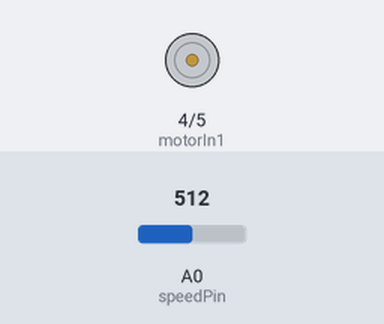
Bench run of a sketch on a simulated Arduino Uno, built with avr-gcc and run on an emulated ATmega328P. Shown: motor-driver pin pairs drawn as motors (green arrow = first pin HIGH = forward, orange = second pin HIGH = backward, longer = more drive, scaled by the enable pin). Inputs (shaded band) come from the test bench; at power-on: A0 (speedPin) = 512.

Above: at 1.7 s.
1.8 s: A0 (speedPin) set to 530
At 3.0 s:
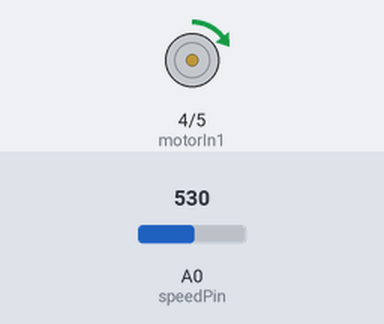
3.3 s: A0 (speedPin) set to 490
At 4.6 s:
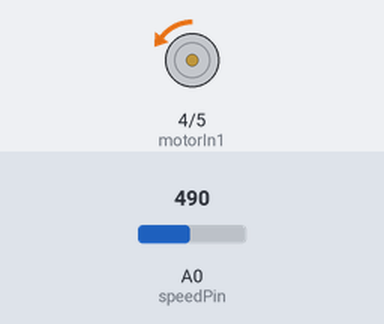
5.1 s: A0 (speedPin) set to 306
At 6.0 s:
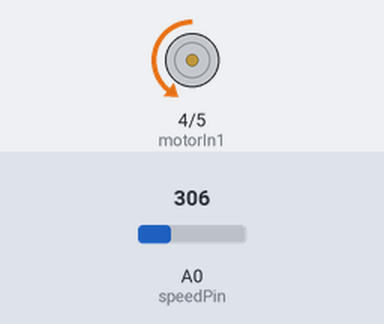
6.9 s: A0 (speedPin) set to 122
At 8.4 s:
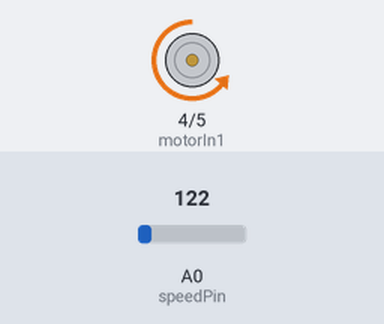
8.7 s: A0 (speedPin) set to 0
At 10.0 s:
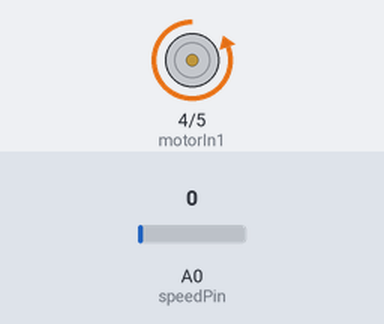
10.5 s: A0 (speedPin) set to 510
At 11.3 s:
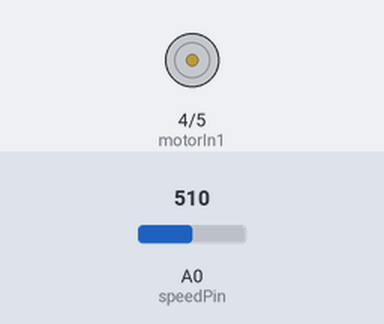
Timing chart, 0 to 13.3 s (numbered marks = the images above; inputs shaded):
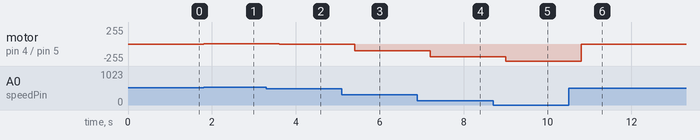

Measured:
- after the input at 1.8 s, motor on pin 4 (motorIn1) / pin 5 (motorIn2): stopped → forward 4/255 at once
- after the input at 3.3 s, motor on pin 4 (motorIn1) / pin 5 (motorIn2): forward 4/255 → backward 4/255 after 0.30 s
- after the input at 5.1 s, motor on pin 4 (motorIn1) / pin 5 (motorIn2): backward 4/255 → backward 98/255 after 0.30 s
- after the input at 6.9 s, motor on pin 4 (motorIn1) / pin 5 (motorIn2): backward 98/255 → backward 192/255 after 0.30 s
- after the input at 8.7 s, motor on pin 4 (motorIn1) / pin 5 (motorIn2): backward 192/255 → backward 255/255 after 0.30 s
- after the input at 10.5 s, motor on pin 4 (motorIn1) / pin 5 (motorIn2): backward 255/255 → stopped after 0.30 s

The sketch:

Lab_4_Motor_Control_David_Garrett.ino
```cpp
// David Garrett
// Lab 4 Motor Control
// 10-13-21

// I/O Pins
int motorIn1 = 4;
int motorIn2 = 5;
int hBridgeEn = 3;
int speedPin = A0;

// Sets initial rate
int rate = 255;

void setup() {
  // Sets digital outputs
  pinMode(motorIn1, OUTPUT);
  pinMode(motorIn2, OUTPUT);

}

void loop() {
  // loops speedpot function
  speedPot();

}

void speedPot() {
  // The motor is controlled based on the position of the pot
  // Potentiometer connected to Analog In Pin
  // If reading below 500, motor spins backwards
  // If reading above 520, motor spins forward
  // Else, motor stops

  int motorControl = analogRead(speedPin); // pot value

  if (motorControl > 520) {

    //remaps analog input to create new value for analog output
    motorControl = map(motorControl, 521, 1023, 0, 255);
    forward(motorControl); // value passed to forward function
  }
  else if (motorControl < 500) {

    //remaps analog input to create new value for analog output
    motorControl = map(motorControl, 499, 0, 0, 255);
    backward(motorControl);  // value passed to backwards function
  }
  else {

    // motor stops if analog input value fall between 500 and 520
    off();
  }
}

void forward(int rate) {
  digitalWrite(hBridgeEn, LOW); // Shuts h bridge off before writing new value
  digitalWrite(motorIn1, HIGH);  // Sets motor to forward
  digitalWrite(motorIn2, LOW);
  analogWrite(hBridgeEn, rate);  // Sets speed of motor
  delay(900);
}

void backward(int rate) {
  digitalWrite(hBridgeEn, LOW); // Shuts h bridge off before writing new value
  digitalWrite(motorIn2, HIGH);  // Sets motor to backwards
  digitalWrite(motorIn1, LOW);
  analogWrite(hBridgeEn, rate);  // Sets speed of motor
  delay(900);
}

void off() {  // Turns motor off
  digitalWrite(hBridgeEn, LOW);
  digitalWrite(motorIn2, LOW);
  digitalWrite(motorIn1, LOW);
  analogWrite(hBridgeEn, HIGH);
  delay(900);
}
```
